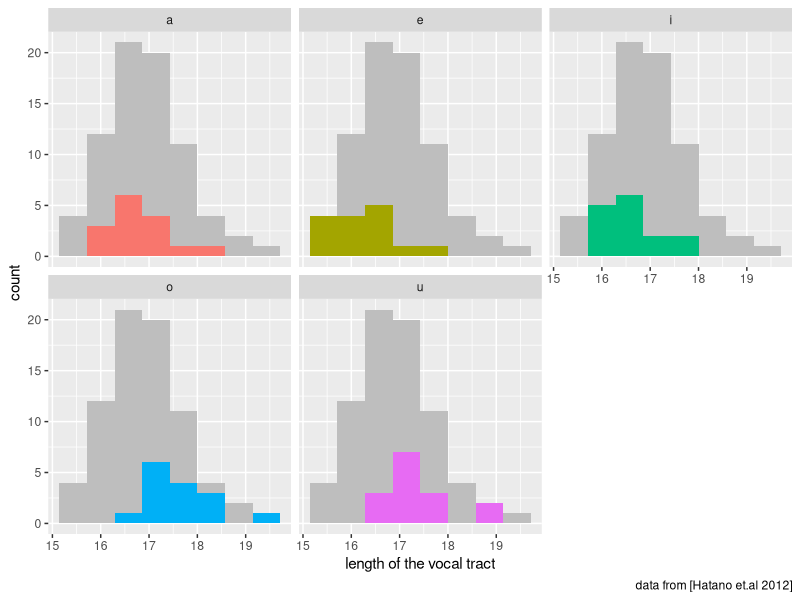

R code for this plot:
# В работе [Hatano, Kitamura, Takemoto, Mokhtari, Honda, Masaki 2012]
# исследовалась длина голосового тракта при произнесении разных гласных
# (переменные a.vtl, i.vtl…). В исследовании приняли участие 15 носителей
# японского языка. В датасет записаны их рост (body.height) и возраст (age).
# Напишите скрипт, который максимаально точно воспроизводит график и приложите
# его и свой код в качестве решения.
# https://raw.githubusercontent.com/agricolamz/r_on_line_course_data/master/data.japanese.vocal.tract.length.csv

library(tidyverse)

x <- read_csv('datasets/data.japanese.vocal.tract.length.csv')

x %>%
    # сокращаем имена столбцов для более удобного отображения на графике
    mutate(a = a.vtl, e = e.vtl, i = i.vtl, o = o.vtl, u = u.vtl) %>%
    # собираем данные, предназначенные для отображения:
    # vowel - названия гласных, length - соответствующая длина голосового тракта
    # сохраняем данные во временную переменную для последующего использования
    gather(key = vowel, value = length, a:u) -> tmp

tmp %>%
    # данные для графика: x - длина голосового тракта,
    # заполнение цветом в зависимости от названия гласной
    ggplot(
        aes(length,
        fill = vowel)) +
    # рисуем общую гистограмму длинн голосового тракта, удалив столбец,
    # по которому будем делать фасетирование
    geom_histogram(
        data = tmp[, - which(names(tmp) == 'vowel')],
        aes(length),
        bins = nclass.Sturges(tmp$length),
        fill = 'gray') +
    # рисуем гистограмму длинн голосового тракта
    # и фасетируем её по отдельным гласным
    geom_histogram(
        bins = nclass.Sturges(tmp$length),
        show.legend = FALSE) +
    facet_wrap(~vowel) +
    # изменяем оформление некоторых элементов графика для улучшения
    # читабельности
    labs(
        x = 'length of the vocal tract',
        caption = 'data from [Hatano et.al 2012]'
    )
